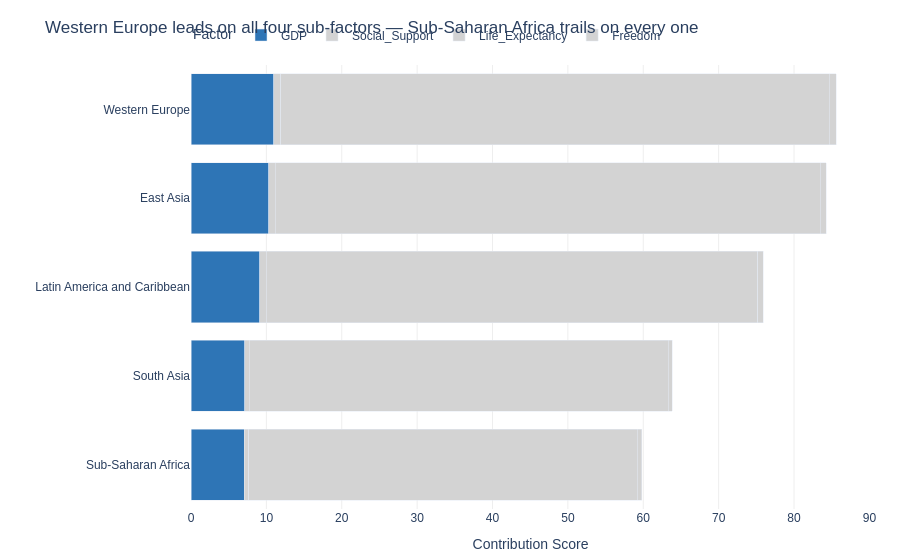

The notebook cell saved with this chart:
### Markdown cell above
### Step 5 — Stacked bar: composition story

### Code cell
# step1: data manipulation using pandas

sub = df[df['Region'].isin(['Western Europe','Sub-Saharan Africa',
                             'East Asia','Latin America and Caribbean','South Asia'])]
region_stack = (sub.groupby('Region')[['GDP','Social_Support','Life_Expectancy','Freedom']]
                .mean().reset_index())
region_stack['total'] = region_stack[['GDP','Social_Support','Life_Expectancy','Freedom']].sum(axis=1)
region_stack = region_stack.sort_values('total')

# step2: plotly express
fig = px.bar(
    region_stack.melt(id_vars='Region',
                      value_vars=['GDP','Social_Support','Life_Expectancy','Freedom']),
    y='Region', x='value', color='variable',
    orientation='h', 
    barmode='stack',
    title='Western Europe leads on all four sub-factors — Sub-Saharan Africa trails on every one',
    labels={'value': 'Contribution Score', 'variable': 'Factor', 'Region': ''},
    color_discrete_sequence=['#2E75B6','lightgrey','lightgrey','lightgrey'],
    height=400
)


# step3: additional customizations
fig.update_layout(
    plot_bgcolor='white', paper_bgcolor='white',
    font=dict(family='Arial', size=12),
    xaxis=dict(gridcolor='#EEEEEE'),
    legend=dict(orientation='h', y=1.1),
    margin=dict(l=10, r=30, t=65, b=40)
)

fig.show()

# Which sub-factor is easiest to compare across regions? Hardest?
# GDP (bottom, zero baseline) = easy. Freedom (top, floating) = hard

### Figure 1 — Plotly figure (JSON) as saved in the notebook; plotly's stock layout.template omitted (floating-point values rounded to 4 significant figures)
{"data": [{"alignmentgroup": "True", "hovertemplate": "Factor=GDP<br>Contribution Score=%{x}<br>=%{y}<extra></extra>", "legendgroup": "GDP", "marker": {"color": "#2E75B6", "pattern": {"shape": ""}}, "name": "GDP", "offsetgroup": "GDP", "orientation": "h", "showlegend": true, "textposition": "auto", "type": "bar", "x": [7.082, 7.152, 9.135, 10.31, 10.96], "xaxis": "x", "y": ["Sub-Saharan Africa", "South Asia", "Latin America and Caribbean", "East Asia", "Western Europe"], "yaxis": "y"}, {"alignmentgroup": "True", "hovertemplate": "Factor=Social_Support<br>Contribution Score=%{x}<br>=%{y}<extra></extra>", "legendgroup": "Social_Support", "marker": {"color": "lightgrey", "pattern": {"shape": ""}}, "name": "Social_Support", "offsetgroup": "Social_Support", "orientation": "h", "showlegend": true, "textposition": "auto", "type": "bar", "x": [0.5577, 0.5613, 0.8287, 0.8527, 0.9317], "xaxis": "x", "y": ["Sub-Saharan Africa", "South Asia", "Latin America and Caribbean", "East Asia", "Western Europe"], "yaxis": "y"}, {"alignmentgroup": "True", "hovertemplate": "Factor=Life_Expectancy<br>Contribution Score=%{x}<br>=%{y}<extra></extra>", "legendgroup": "Life_Expectancy", "marker": {"color": "lightgrey", "pattern": {"shape": ""}}, "name": "Life_Expectancy", "offsetgroup": "Life_Expectancy", "orientation": "h", "showlegend": true, "textposition": "auto", "type": "bar", "x": [51.56, 55.6, 65.22, 72.33, 72.79], "xaxis": "x", "y": ["Sub-Saharan Africa", "South Asia", "Latin America and Caribbean", "East Asia", "Western Europe"], "yaxis": "y"}, {"alignmentgroup": "True", "hovertemplate": "Factor=Freedom<br>Contribution Score=%{x}<br>=%{y}<extra></extra>", "legendgroup": "Freedom", "marker": {"color": "lightgrey", "pattern": {"shape": ""}}, "name": "Freedom", "offsetgroup": "Freedom", "orientation": "h", "showlegend": true, "textposition": "auto", "type": "bar", "x": [0.5994, 0.5463, 0.7542, 0.754, 0.8961], "xaxis": "x", "y": ["Sub-Saharan Africa", "South Asia", "Latin America and Caribbean", "East Asia", "Western Europe"], "yaxis": "y"}], "layout": {"autosize": true, "barmode": "stack", "font": {"family": "Arial", "size": 12}, "legend": {"orientation": "h", "title": {"text": "Factor"}, "tracegroupgap": 0, "x": 0, "y": 1.1}, "margin": {"b": 40, "l": 10, "r": 30, "t": 65}, "paper_bgcolor": "white", "plot_bgcolor": "white", "title": {"text": "Western Europe leads on all four sub-factors — Sub-Saharan Africa trails on every one"}, "xaxis": {"anchor": "y", "autorange": true, "domain": [0, 1], "gridcolor": "#EEEEEE", "range": [0, 90.08], "title": {"text": "Contribution Score"}, "type": "linear"}, "yaxis": {"anchor": "x", "autorange": true, "domain": [0, 1], "range": [-0.5, 4.5], "title": {"text": ""}, "type": "category"}}}
